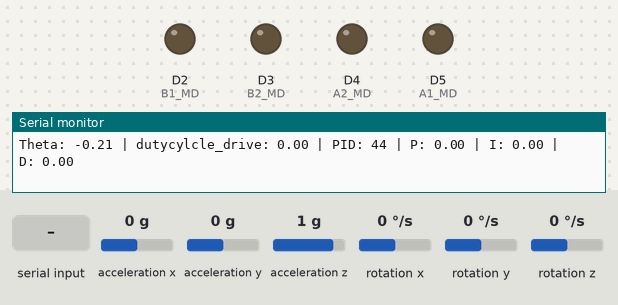
The sketch below on a simulated Arduino Nano 33 BLE. Shown: output pins drawn as LEDs (lit = HIGH), the last lines printed to the serial monitor. Inputs (shaded band) come from the test bench; at power-on: acceleration z 1 g, acceleration x 0 g, acceleration y 0 g, rotation x 0 °/s, rotation y 0 °/s, rotation z 0 °/s.

Above: at 1.2 s.
1.3 s: "90,45,200\n" received over Serial
At 3.13 s:
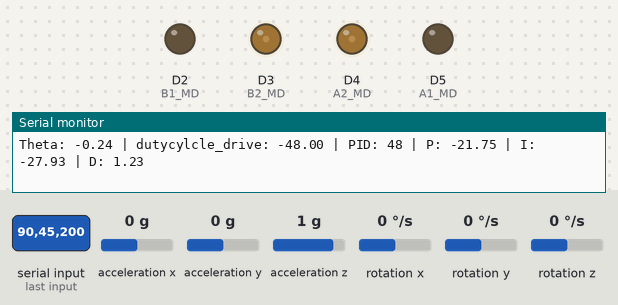
4.3 s: acceleration z set to 0 g
At 5.4 s:
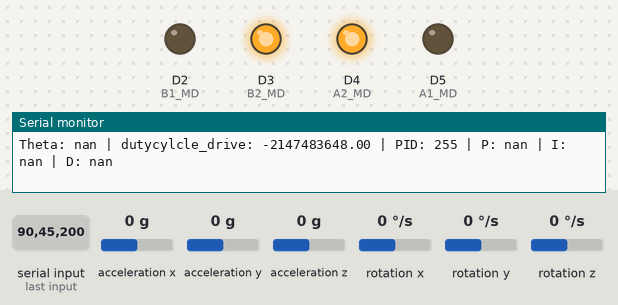
Timing chart, 0 to 7.3 s (numbered marks = the images above; inputs shaded):
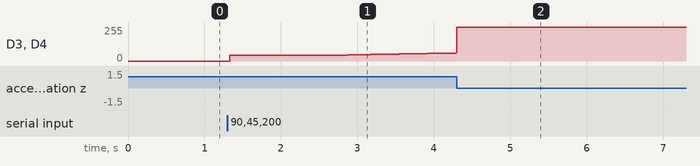

Measured:
- after the input at 1.3 s, D3 (B2_MD), D4 (A2_MD): moves from 0/255 to 61/255 over 3.0 s, starting at once

The sketch:

self_balancing.ino
```cpp
#include "Arduino_BMI270_BMM150.h"
#include "math.h"
#include "AS5600.h"

const float pi = 3.14159;
const float k = 0.995;
const int pwm_deadzone = 44;
bool reference_angle_computed = false;
bool new_filtered_angle = false;
float ax,ay,az;
float gx,gy,gz;
float theta_a, theta_g, theta_k, theta_k_prev;
unsigned long prev_time, present_time;
float elapsed_time;
float integral = 0;

int A1_MD = 5;       // Set the pin numbers for the h-bridge driver motor
int A2_MD = 4;
int B1_MD = 2;
int B2_MD = 3;
int duty_cycle = 0;
int angle_count = 0;

float kp = 0;        // PID values
float ki = 0;
float kd = 0;
float pid_p;
float pid_i = 0;
float pid_d;
float dutycycle_drive;
static String input_str = "";
char input_char = ' ';
AS5600 as5600;

void setup() {

  pinMode(A1_MD, OUTPUT);     // Set the h-bridge driver pins as outputs
  pinMode(A2_MD, OUTPUT);
  pinMode(B1_MD, OUTPUT);
  pinMode(B2_MD, OUTPUT);

  if (!IMU.begin()) {     // Check if IMU module has initialized
    while (1);
  }
  // Wire.begin();
  Serial.begin(115200);

}

void loop() {


  if(IMU.accelerationAvailable()){
    IMU.readAcceleration(ax, ay, az);       // Read acceleration values into variables
    theta_a = (180/pi)*atan(ay/az);         // Compute new acceleration theta

    if(!reference_angle_computed){          // Assign reference values for gyroscope and filtered theta
      prev_time = micros();                 // Mark time when acceleration is sampled
      theta_g = theta_a;
      theta_k = theta_a;
      theta_k_prev = theta_k;
      reference_angle_computed = true;
    }

  }

  if(IMU.gyroscopeAvailable()){
    IMU.readGyroscope(gx,gy,gz);            // Read angular velocity values into variables
    gx += 0.4352;
    if(reference_angle_computed){
      present_time = micros();
      elapsed_time = (float)(present_time - prev_time)/1e6;           // Calculate time that has passed since last sample read
      prev_time = present_time;
      theta_g = theta_g + (-gx)*elapsed_time;                         // Compute theta_g
      theta_k = k*(theta_k_prev + (-gx)*elapsed_time) + (1-k)*theta_a;     // Compute theta_k
      new_filtered_angle = true;
    }

  }

  if(new_filtered_angle){
    angle_count += 1;
    //calculate pwm value based on absolute value of tilt angle
    pid_d = kd*(theta_k-theta_k_prev)/elapsed_time;
    pid_p = kp*theta_k;
    integral += theta_k*elapsed_time;
    pid_i = constrain(ki*(integral), -255, 255);

    dutycycle_drive = int(pid_d+pid_i+pid_p);
    duty_cycle = min(abs(dutycycle_drive), 255);
    duty_cycle = max(duty_cycle, pwm_deadzone);

    //tilted forward
    if(dutycycle_drive == 0){
      digitalWrite(A1_MD, LOW);
      digitalWrite(A2_MD, LOW);
      digitalWrite(B1_MD, LOW);
      digitalWrite(B2_MD, LOW);
    }
    if(dutycycle_drive > 0){
      analogWrite(A1_MD, duty_cycle);
      digitalWrite(A2_MD, LOW);
      analogWrite(B1_MD, duty_cycle);
      digitalWrite(B2_MD, LOW);
    }
    //tilted backward
    else if(dutycycle_drive < 0){
      digitalWrite(A1_MD, LOW);
      analogWrite(A2_MD, duty_cycle);
      digitalWrite(B1_MD, LOW);
      analogWrite(B2_MD, duty_cycle);
    }
    //no tilt
    else{
      digitalWrite(A1_MD, LOW);
      digitalWrite(A2_MD, LOW);
      digitalWrite(B1_MD, LOW);
      digitalWrite(B2_MD, LOW);
    }

    new_filtered_angle = false;

    theta_k_prev = theta_k;
    if(angle_count == 10){
      Serial.print("Theta: ");
      Serial.print(theta_k);
      Serial.print(" | dutycylcle_drive: ");
      Serial.print(dutycycle_drive);
      Serial.print(" | PID: ");
      Serial.print(duty_cycle);
      Serial.print(" | P: ");
      Serial.print(pid_p);
      Serial.print(" | I: ");
      Serial.print(pid_i);
      Serial.print(" | D: ");
      Serial.print(pid_d);
      Serial.print("\n");
      angle_count = 0;
    }
  }

  //reads input 1 char at a time
  if(Serial.available() > 0){
    input_char = (char)Serial.read();

    //if data fully sent
    if(input_char == '\n'){
        int comma1 = input_str.indexOf(',');
        int comma2 = input_str.indexOf(',', comma1+1);

        //if data formatted correctly
        if(comma1 > 0 && comma2 > comma1){
          kp = input_str.substring(0, comma1).toFloat();
          ki = input_str.substring(comma1+1, comma2).toFloat();
          kd = input_str.substring(comma2+1).toFloat();

          //print new values
          Serial.print("kp: "); Serial.print(kp);
          Serial.print(" ki: "); Serial.print(ki);
          Serial.print(" kd: "); Serial.println(kd);
        }
        else{
          Serial.print("Bad Input vlaues");
        }
        //clear input string after reading
        input_str = "";
    }

    //if data still sending
    else{
      input_str += input_char;
    }
  }
}
```
